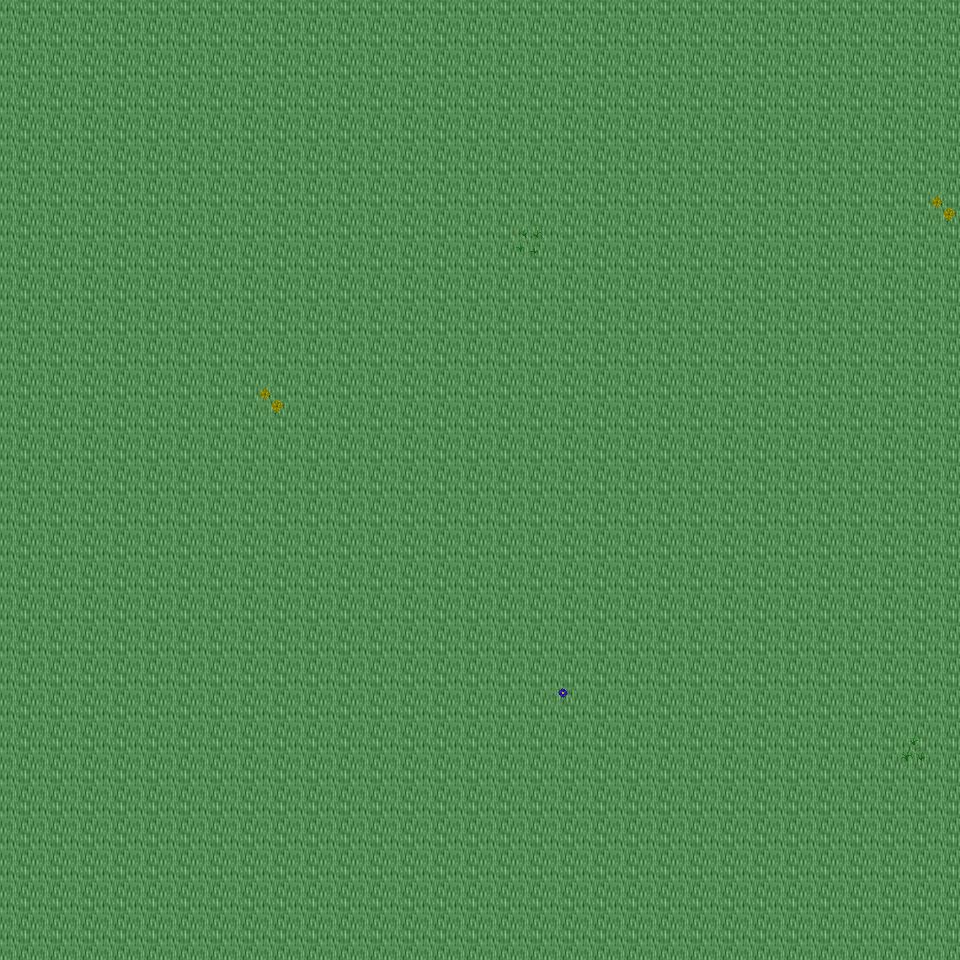

A 2D game scene composited from a Tiled map and its tileset images. What follows is a short description and the map's XML, with each tile layer's data collapsed to a summary:
An orthogonal 30x30 tile map with 32x32 px tiles, 6 tile layers (Ground, Object, Object2, Above, ...), 12 tilesets and 3 objects (3x mapExit).

<map version="1.0" orientation="orthogonal" renderorder="right-down" width="30" height="30" tilewidth="32" tileheight="32" nextobjectid="4">
  <tileset firstgid="1" name="tileset_ground_ground" tilewidth="32" tileheight="32" tilecount="33" columns="3">
    <image source="../drawable/tileset_ground_ground.png" width="96" height="352" />
  </tileset>
  <tileset firstgid="34" name="tileset_ground_water_pool" tilewidth="32" tileheight="32" tilecount="72" columns="3">
    <image source="../drawable/tileset_ground_water_pool.png" width="96" height="768" />
  </tileset>
  <tileset firstgid="106" name="tileset_ground_grass_edges" tilewidth="32" tileheight="32" tilecount="36" columns="12">
    <image source="../drawable/tileset_ground_grass_edges.png" width="384" height="96" />
  </tileset>
  <tileset firstgid="142" name="tileset_ground_grass_corners" tilewidth="32" tileheight="32" tilecount="24" columns="6">
    <image source="../drawable/tileset_ground_grass_corners.png" width="192" height="128" />
  </tileset>
  <tileset firstgid="166" name="tileset_building_wall_wood" tilewidth="32" tileheight="32" tilecount="16" columns="4">
    <image source="../drawable/tileset_building_wall_wood.png" width="128" height="128" />
  </tileset>
  <tileset firstgid="182" name="tileset_plant_grasses" tilewidth="32" tileheight="32" tilecount="6" columns="3">
    <image source="../drawable/tileset_plant_grasses.png" width="96" height="64" />
  </tileset>
  <tileset firstgid="188" name="tileset_plant_flower_daisy_yellow" tilewidth="32" tileheight="32" tilecount="8" columns="2">
    <image source="../drawable/tileset_plant_flower_daisy_yellow.png" width="64" height="128" />
  </tileset>
  <tileset firstgid="196" name="tileset_plant_flower_daisy_blue" tilewidth="32" tileheight="32" tilecount="8" columns="2">
    <image source="../drawable/tileset_plant_flower_daisy_blue.png" width="64" height="128" />
  </tileset>
  <tileset firstgid="204" name="tileset_building_door_door_w" tilewidth="32" tileheight="32" tilecount="6" columns="2">
    <image source="../drawable/tileset_building_door_door_w.png" width="64" height="96" />
  </tileset>
  <tileset firstgid="210" name="tileset_building_door_door_e" tilewidth="32" tileheight="32" tilecount="6" columns="2">
    <image source="../drawable/tileset_building_door_door_e.png" width="64" height="96" />
  </tileset>
  <tileset firstgid="216" name="tileset_logic_creature_animal" tilewidth="32" tileheight="32" tilecount="32" columns="8">
    <image source="../drawable/tileset_logic_creature_animal.png" width="256" height="128" />
  </tileset>
  <tileset firstgid="248" name="tileset_logic_collision" tilewidth="32" tileheight="32" tilecount="1" columns="1">
    <image source="../drawable/tileset_logic_collision.png" width="32" height="32" />
  </tileset>
  <layer name="Ground" width="30" height="30">
    <data>[900 cells, 900 non-empty, 1 distinct tile ids]</data>
  </layer>
  <layer name="Object" width="30" height="30">
    <data>[900 cells, 0 non-empty, 0 distinct tile ids]</data>
  </layer>
  <layer name="Object2" width="30" height="30">
    <data>[900 cells, 5 non-empty, 4 distinct tile ids]</data>
  </layer>
  <layer name="Above" width="30" height="30">
    <data>[900 cells, 0 non-empty, 0 distinct tile ids]</data>
  </layer>
  <layer name="Above2" width="30" height="30">
    <data>[900 cells, 0 non-empty, 0 distinct tile ids]</data>
  </layer>
  <layer name="Walkable" width="30" height="30">
    <data>[900 cells, 0 non-empty, 0 distinct tile ids]</data>
  </layer>
  <objectgroup name="MapEvents">
    <object id="1" name="south" type="mapExit" x="0" y="928" width="960" height="32">
      <properties>
        <property name="map" value="level_0_x188_y94" />
        <property name="x" value="0" />
        <property name="y" value="1" />
      </properties>
    </object>
    <object id="2" name="west" type="mapExit" x="0" y="0" width="32" height="960">
      <properties>
        <property name="map" value="level_0_x187_y93" />
        <property name="x" value="28" />
        <property name="y" value="0" />
      </properties>
    </object>
    <object id="3" name="east" type="mapExit" x="928" y="0" width="32" height="960">
      <properties>
        <property name="map" value="level_0_x189_y93" />
        <property name="x" value="1" />
        <property name="y" value="0" />
      </properties>
    </object>
  </objectgroup>
</map>
